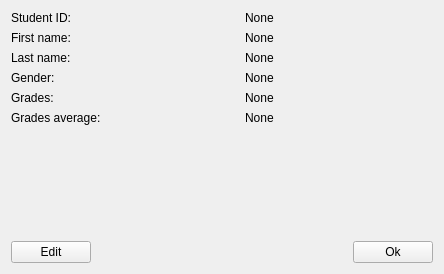
<?xml version="1.0" encoding="UTF-8"?>
<ui version="4.0">
 <class>StudentDataWindow</class>
 <widget class="QWidget" name="StudentDataWindow">
  <property name="geometry">
   <rect>
    <x>0</x>
    <y>0</y>
    <width>444</width>
    <height>274</height>
   </rect>
  </property>
  <property name="sizePolicy">
   <sizepolicy hsizetype="Preferred" vsizetype="Preferred">
    <horstretch>0</horstretch>
    <verstretch>0</verstretch>
   </sizepolicy>
  </property>
  <property name="minimumSize">
   <size>
    <width>444</width>
    <height>274</height>
   </size>
  </property>
  <property name="maximumSize">
   <size>
    <width>444</width>
    <height>274</height>
   </size>
  </property>
  <property name="windowTitle">
   <string>Student Data</string>
  </property>
  <layout class="QVBoxLayout" name="verticalLayout_3">
   <item>
    <layout class="QHBoxLayout" name="horizontalLayout">
     <item>
      <layout class="QVBoxLayout" name="verticalLayout_2">
       <item>
        <widget class="QLabel" name="studentIdLabel">
         <property name="text">
          <string>Student ID:</string>
         </property>
        </widget>
       </item>
       <item>
        <widget class="QLabel" name="firstNameLabel">
         <property name="text">
          <string>First name:</string>
         </property>
        </widget>
       </item>
       <item>
        <widget class="QLabel" name="lastNameLabel">
         <property name="text">
          <string>Last name: </string>
         </property>
        </widget>
       </item>
       <item>
        <widget class="QLabel" name="genderLabel">
         <property name="text">
          <string>Gender:</string>
         </property>
        </widget>
       </item>
       <item>
        <widget class="QLabel" name="gradesLabel">
         <property name="text">
          <string>Grades:</string>
         </property>
        </widget>
       </item>
       <item>
        <widget class="QLabel" name="gradesAverageLabel">
         <property name="text">
          <string>Grades average:</string>
         </property>
        </widget>
       </item>
      </layout>
     </item>
     <item>
      <spacer name="horizontalSpacer">
       <property name="orientation">
        <enum>Qt::Horizontal</enum>
       </property>
       <property name="sizeType">
        <enum>QSizePolicy::Preferred</enum>
       </property>
       <property name="sizeHint" stdset="0">
        <size>
         <width>40</width>
         <height>20</height>
        </size>
       </property>
      </spacer>
     </item>
     <item>
      <layout class="QVBoxLayout" name="verticalLayout">
       <item alignment="Qt::AlignLeft">
        <widget class="QLabel" name="studentIDValue">
         <property name="text">
          <string>None</string>
         </property>
        </widget>
       </item>
       <item alignment="Qt::AlignLeft">
        <widget class="QLabel" name="firstNameValue">
         <property name="text">
          <string>None</string>
         </property>
        </widget>
       </item>
       <item alignment="Qt::AlignLeft">
        <widget class="QLabel" name="lastNameValue">
         <property name="text">
          <string>None</string>
         </property>
        </widget>
       </item>
       <item alignment="Qt::AlignLeft">
        <widget class="QLabel" name="genderValue">
         <property name="text">
          <string>None</string>
         </property>
        </widget>
       </item>
       <item alignment="Qt::AlignLeft">
        <widget class="QLabel" name="gradesValue">
         <property name="text">
          <string>None</string>
         </property>
        </widget>
       </item>
       <item alignment="Qt::AlignLeft">
        <widget class="QLabel" name="gradesAverageValue">
         <property name="text">
          <string>None</string>
         </property>
        </widget>
       </item>
      </layout>
     </item>
    </layout>
   </item>
   <item>
    <spacer name="verticalSpacer">
     <property name="orientation">
      <enum>Qt::Vertical</enum>
     </property>
     <property name="sizeHint" stdset="0">
      <size>
       <width>20</width>
       <height>40</height>
      </size>
     </property>
    </spacer>
   </item>
   <item>
    <layout class="QHBoxLayout" name="horizontalLayout_2">
     <item>
      <widget class="QPushButton" name="editButton">
       <property name="text">
        <string>Edit</string>
       </property>
      </widget>
     </item>
     <item>
      <spacer name="horizontalSpacer_2">
       <property name="orientation">
        <enum>Qt::Horizontal</enum>
       </property>
       <property name="sizeHint" stdset="0">
        <size>
         <width>40</width>
         <height>20</height>
        </size>
       </property>
      </spacer>
     </item>
     <item>
      <widget class="QPushButton" name="okButton">
       <property name="text">
        <string>Ok</string>
       </property>
      </widget>
     </item>
    </layout>
   </item>
  </layout>
 </widget>
 <resources/>
 <connections>
  <connection>
   <sender>okButton</sender>
   <signal>clicked()</signal>
   <receiver>StudentDataWindow</receiver>
   <slot>hide()</slot>
   <hints>
    <hint type="sourcelabel">
     <x>371</x>
     <y>252</y>
    </hint>
    <hint type="destinationlabel">
     <x>414</x>
     <y>207</y>
    </hint>
   </hints>
  </connection>
 </connections>
</ui>
